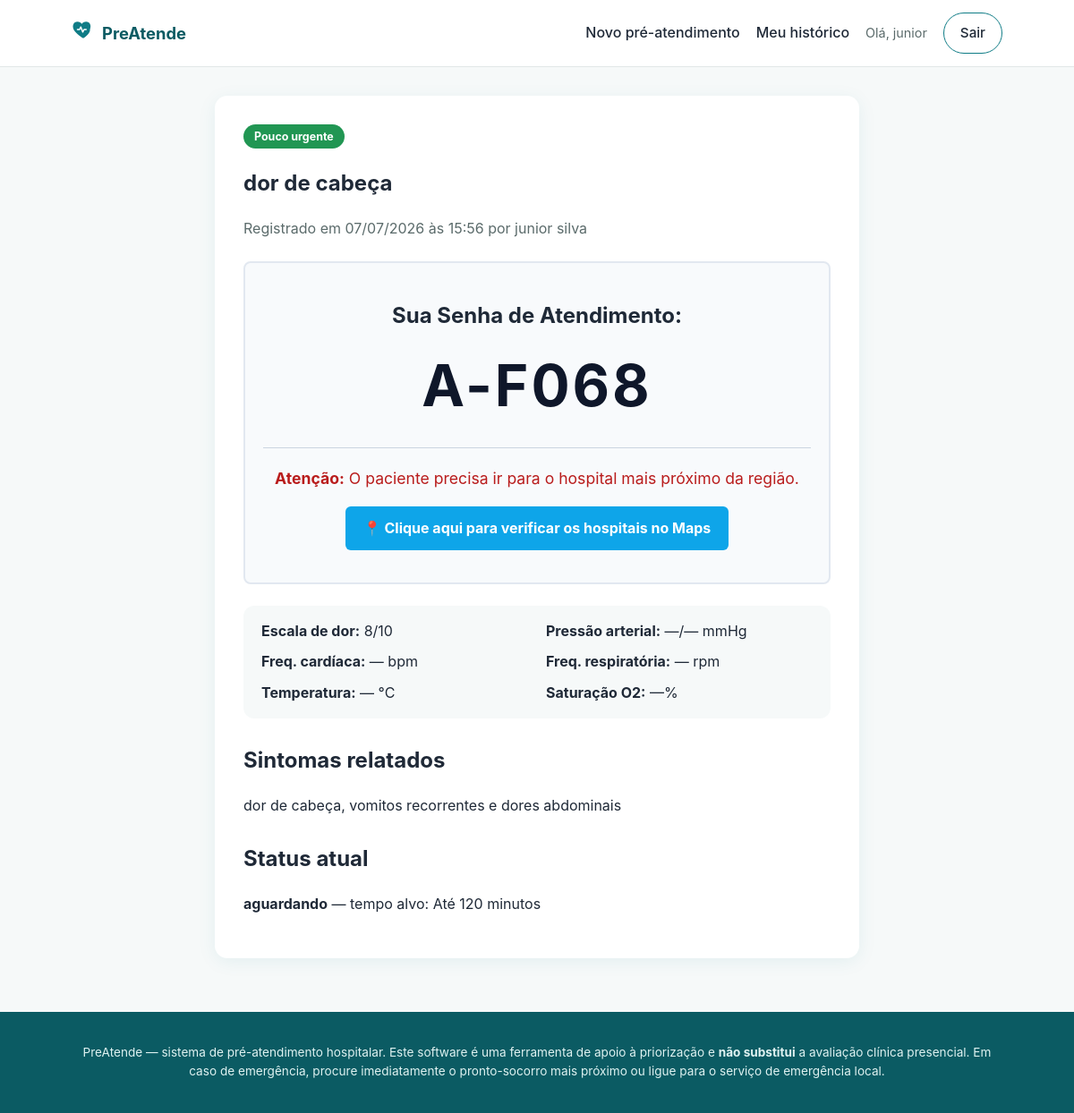
The app's page /pre-atendimento/f0680a5c-465b-457b-9e2f-17757948c4d6 (signed in) with its own data.
### app/models.py (models this page shows, shortened)
class User(db.Model, UserMixin):
    __tablename__ = "usuarios"
    id = db.Column(db.String(36), primary_key=True, default=gerar_uuid)
    nome = db.Column(db.String(120), nullable=False)
    email = db.Column(db.String(150), unique=True, nullable=False, index=True)
    senha_hash = db.Column(db.String(255), nullable=False)
    papel = db.Column(db.String(20), nullable=False, default="paciente")
    ativo = db.Column(db.Boolean, default=True, nullable=False)
    criado_em = db.Column(db.DateTime, default=datetime.utcnow)
    triagens = db.relationship(
        "Triagem", back_populates="paciente", foreign_keys="Triagem.paciente_id"
    )
    def is_profissional(self):
        return self.papel in ("profissional", "admin")

class Triagem(db.Model):
    __tablename__ = "triagens"
    id = db.Column(db.String(36), primary_key=True, default=gerar_uuid)
    paciente_id = db.Column(db.String(36), db.ForeignKey("usuarios.id"), nullable=False)
    queixa_principal = db.Column(db.String(255), nullable=False)
    sintomas = db.Column(db.Text, nullable=True)  # texto livre, sintomas relatados
    escala_dor = db.Column(db.Integer, nullable=False, default=0)  # 0 a 10
    pressao_sistolica = db.Column(db.Integer, nullable=True)
    pressao_diastolica = db.Column(db.Integer, nullable=True)
    frequencia_cardiaca = db.Column(db.Integer, nullable=True)
    frequencia_respiratoria = db.Column(db.Integer, nullable=True)
    temperatura = db.Column(db.Float, nullable=True)
    saturacao_o2 = db.Column(db.Integer, nullable=True)
    sinais_gravidade = db.Column(db.Text, nullable=True)  # ex.: "sangramento;falta_de_ar"
    classificacao_cor = db.Column(db.String(20), nullable=False, default="verde")
    pontuacao_risco = db.Column(db.Integer, nullable=False, default=0)
    motivo_classificacao = db.Column(db.Text, nullable=True)
    status = db.Column(db.String(20), nullable=False, default="aguardando")
    atendido_por_id = db.Column(db.String(36), db.ForeignKey("usuarios.id"), nullable=True)
    observacoes_profissional = db.Column(db.Text, nullable=True)
    criado_em = db.Column(db.DateTime, default=datetime.utcnow, index=True)
    atualizado_em = db.Column(db.DateTime, default=datetime.utcnow, onupdate=datetime.utcnow)
    paciente = db.relationship("User", back_populates="triagens", foreign_keys=[paciente_id])
    profissional = db.relationship("User", foreign_keys=[atendido_por_id])
    def info_prioridade(self):
        return CORES_PRIORIDADE.get(self.classificacao_cor, CORES_PRIORIDADE["verde"])

### app/web/routes.py (the view)
@web_bp.route("/pre-atendimento/<triagem_id>")
@login_required
def detalhe_triagem(triagem_id):
    triagem = Triagem.query.get_or_404(triagem_id)
    pode_ver = (
        triagem.paciente_id == current_user.id or current_user.is_profissional()
    )
    if not pode_ver:
        abort(403)
    form = AtualizarStatusForm(status=triagem.status, observacoes_profissional=triagem.observacoes_profissional)
    return render_template("detalhe_triagem.html", triagem=triagem, form=form)

### app/templates/detalhe_triagem.html (shortened to what this page needs)
{% extends "base.html" %}
{% block conteudo %}
<section class="cartao-formulario cartao-formulario--largo">
    <span class="etiqueta-cor etiqueta-cor--{{ triagem.classificacao_cor }}">{{ triagem.info_prioridade().label }}</span>
    <h1>{{ triagem.queixa_principal }}</h1>
    <p class="texto-suave">Registrado em {{ triagem.criado_em.strftime('%d/%m/%Y às %H:%M') }} por {{ triagem.paciente.nome }}</p>
    <div class="atendimento-info" style="margin: 24px 0; padding: 20px; border: 2px solid #e2e8f0; border-radius: 8px; text-align: center; background-color: #f8fafc;">
        <h2 style="margin-bottom: 8px;">Sua Senha de Atendimento:</h2>
        <h1 class="senha-destaque" style="font-size: 4em; color: #0f172a; margin: 10px 0; letter-spacing: 3px;">
            <strong>{{ triagem.senha | default('A-' ~ (triagem.id | string)[:4] | upper, true) }}</strong>
        </h1>
        <hr style="margin: 20px 0; border: none; border-top: 1px solid #cbd5e1;">
        <div class="instrucoes-mapa">
            <p style="color: #b91c1c; font-size: 1.1em;"><strong>Atenção:</strong> O paciente precisa ir para o hospital mais próximo da região.</p>
            <p style="margin-top: 15px;">
                <a href="https://www.google.com/maps/search/hospital+mais+próximo" target="_blank" rel="noopener noreferrer" style="display: inline-block; padding: 12px 20px; background-color: #0ea5e9; color: white; text-decoration: none; border-radius: 6px; font-weight: bold; transition: background-color 0.3s;">
                    📍 Clique aqui para verificar os hospitais no Maps
                </a>
            </p>
        </div>
    </div>
    <div class="grade-detalhe">
        <div><strong>Escala de dor:</strong> {{ triagem.escala_dor }}/10</div>
        <div><strong>Pressão arterial:</strong> {{ triagem.pressao_sistolica or '—' }}/{{ triagem.pressao_diastolica or '—' }} mmHg</div>
        <div><strong>Freq. cardíaca:</strong> {{ triagem.frequencia_cardiaca or '—' }} bpm</div>
        <div><strong>Freq. respiratória:</strong> {{ triagem.frequencia_respiratoria or '—' }} rpm</div>
        <div><strong>Temperatura:</strong> {{ triagem.temperatura or '—' }} °C</div>
        <div><strong>Saturação O2:</strong> {{ triagem.saturacao_o2 or '—' }}%</div>
    </div>
    {% if triagem.sintomas %}
    <h2 class="subtitulo">Sintomas relatados</h2>
    <p>{{ triagem.sintomas }}</p>
    {% endif %}
    {% if current_user.is_profissional() %}
    <h2 class="subtitulo">Motivo da classificação (uso interno)</h2>
    <p class="texto-suave">{{ triagem.motivo_classificacao }} · Pontuação: {{ triagem.pontuacao_risco }}</p>
    <h2 class="subtitulo">Atualizar status</h2>
    <form method="POST" action="{{ url_for('web.atualizar_status', triagem_id=triagem.id) }}" novalidate>
        {{ form.hidden_tag() }}
        <div class="campo">
            {{ form.status.label }}
            {{ form.status(class_="entrada") }}
        </div>
        <div class="campo">
            {{ form.observacoes_profissional.label }}
            {{ form.observacoes_profissional(class_="entrada", rows="3") }}
        </div>
        <button type="submit" class="botao botao--primario">Salvar</button>
    </form>
    {% else %}
    <h2 class="subtitulo">Status atual</h2>
    <p><strong>{{ triagem.status.replace('_', ' ') }}</strong> — tempo alvo: {{ triagem.info_prioridade().tempo_alvo }}</p>
    {% endif %}
</section>
{% endblock %}

### app/templates/base.html (shortened to what this page needs)
<!DOCTYPE html>
<html lang="pt-BR">
<head>
    <link rel="stylesheet" href="{{ url_for('static', filename='css/style.css') }}">
</head>
<body>
    <header class="topo">
        <div class="container topo__conteudo">
            <a href="{{ url_for('web.index') }}" class="marca">
                <span class="marca__icone" aria-hidden="true">
                </span>
                PreAtende
            </a>
            <nav class="nav-principal">
                {% if current_user.is_authenticated %}
                    {% if current_user.is_profissional() %}
                        <a href="{{ url_for('web.fila') }}">Fila de atendimento</a>
                    {% else %}
                        <a href="{{ url_for('web.nova_triagem') }}">Novo pré-atendimento</a>
                        <a href="{{ url_for('web.minhas_triagens') }}">Meu histórico</a>
                    {% endif %}
                    <span class="nav-usuario">Olá, {{ current_user.nome.split(' ')[0] }}</span>
                    <a href="{{ url_for('auth.logout') }}" class="botao botao--fantasma">Sair</a>
                {% else %}
                    <a href="{{ url_for('auth.login') }}">Entrar</a>
                    <a href="{{ url_for('auth.registrar') }}" class="botao botao--primario">Criar conta</a>
                {% endif %}
            </nav>
        </div>
    </header>
    <main class="container conteudo-principal">
        {% block conteudo %}{% endblock %}
    </main>
    <footer class="rodape">
        <div class="container">
            <p>PreAtende — sistema de pré-atendimento hospitalar. Este software é uma ferramenta de apoio à
            priorização e <strong>não substitui</strong> a avaliação clínica presencial. Em caso de emergência,
            procure imediatamente o pronto-socorro mais próximo ou ligue para o serviço de emergência local.</p>
        </div>
    </footer>
</body>
</html>

### app/static/css/style.css (style rules this page uses)
:root { --cor-primaria: #0f7c86; --cor-primaria-escura: #0b5b63; --cor-primaria-clara: #e6f5f4; --cor-fundo: #f6f9f9; --cor-texto: #1f2937; --cor-texto-suave: #5b6b6b; --cor-borda: #e2e8e8; --cor-branco: #ffffff; --cor-vermelho: #d7263d; --cor-laranja: #f2994a; --cor-amarelo: #e0b400; --cor-verde: #219653; --cor-azul: #2f80ed; --raio: 14px; --sombra: 0 4px 20px rgba(15, 124, 134, 0.08); --fonte: -apple-system, BlinkMacSystemFont, "Segoe UI", Roboto, Helvetica, Arial, sans-serif; }
* { box-sizing: border-box; }
body { margin: 0; font-family: var(--fonte); background: var(--cor-fundo); color: var(--cor-texto); line-height: 1.55; }
.container { max-width: 1080px; margin: 0 auto; padding: 0 20px; }
.topo { background: var(--cor-branco); border-bottom: 1px solid var(--cor-borda); position: sticky; top: 0; z-index: 10; }
.topo__conteudo { display: flex; align-items: center; justify-content: space-between; padding: 14px 20px; }
.marca { display: flex; align-items: center; gap: 8px; font-weight: 700; font-size: 1.15rem; color: var(--cor-primaria-escura); text-decoration: none; }
.nav-principal { display: flex; align-items: center; gap: 18px; flex-wrap: wrap; }
.nav-principal a { color: var(--cor-texto); text-decoration: none; font-weight: 500; }
.nav-usuario { color: var(--cor-texto-suave); font-size: 0.9rem; }
.botao { display: inline-block; padding: 10px 18px; border-radius: 999px; font-weight: 600; text-decoration: none; cursor: pointer; border: none; font-size: 0.95rem; transition: transform 0.05s ease, box-shadow 0.15s ease; }
.botao--fantasma { background: transparent; color: var(--cor-primaria-escura); border: 1.5px solid var(--cor-primaria); }
.conteudo-principal { padding: 32px 20px 60px; }
.cartao-formulario { background: var(--cor-branco); border-radius: var(--raio); box-shadow: var(--sombra); padding: 32px; max-width: 480px; margin: 0 auto; }
.cartao-formulario--largo { max-width: 720px; }
.texto-suave { color: var(--cor-texto-suave); }
.subtitulo { margin-top: 28px; }
.etiqueta-cor { display: inline-block; padding: 4px 12px; border-radius: 999px; font-size: 0.78rem; font-weight: 700; color: var(--cor-branco); }
.etiqueta-cor--verde { background: var(--cor-verde); }
.grade-detalhe { display: grid; grid-template-columns: repeat(auto-fit, minmax(200px, 1fr)); gap: 10px 20px; background: var(--cor-fundo); padding: 16px 20px; border-radius: 12px; margin: 18px 0; }
.rodape { background: var(--cor-primaria-escura); color: #dff2f1; padding: 22px 0; font-size: 0.85rem; text-align: center; }

### records on screen
User: nome "junior", paciente.nome "junior silva"
Triagem: info_prioridade "Pouco urgente", queixa_principal "dor de cabeça", criado_em "07/07/2026 às 15:56", escala_dor "8", pressao_sistolica "—", pressao_diastolica "—", frequencia_cardiaca "—", frequencia_respiratoria "—", temperatura "—", saturacao_o2 "—", sintomas "dor de cabeça, vomitos recorrentes e dores abdominais", status.replace "aguardando", info_prioridade "Até 120 minutos"
